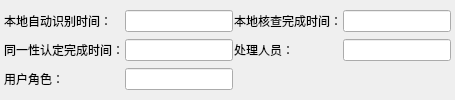
          <widget class="QWidget" name="tab_24">
           <attribute name="title">
            <string>信息日志</string>
           </attribute>
           <layout class="QGridLayout" name="gridLayout_16">
            <property name="leftMargin">
             <number>4</number>
            </property>
            <property name="topMargin">
             <number>4</number>
            </property>
            <property name="rightMargin">
             <number>4</number>
            </property>
            <property name="bottomMargin">
             <number>4</number>
            </property>
            <property name="spacing">
             <number>1</number>
            </property>
            <item row="0" column="0">
             <widget class="QLabel" name="label_87">
              <property name="text">
               <string>本地自动识别时间：</string>
              </property>
             </widget>
            </item>
            <item row="0" column="1">
             <widget class="QLineEdit" name="lineEdit_74"/>
            </item>
            <item row="0" column="2">
             <widget class="QLabel" name="label_88">
              <property name="text">
               <string>本地核查完成时间：</string>
              </property>
             </widget>
            </item>
            <item row="0" column="3">
             <widget class="QLineEdit" name="lineEdit_75"/>
            </item>
            <item row="1" column="0">
             <widget class="QLabel" name="label_89">
              <property name="text">
               <string>同一性认定完成时间：</string>
              </property>
             </widget>
            </item>
            <item row="1" column="1">
             <widget class="QLineEdit" name="lineEdit_76"/>
            </item>
            <item row="1" column="2">
             <widget class="QLabel" name="label_90">
              <property name="text">
               <string>处理人员：</string>
              </property>
             </widget>
            </item>
            <item row="1" column="3">
             <widget class="QLineEdit" name="lineEdit_77"/>
            </item>
            <item row="2" column="0">
             <widget class="QLabel" name="label_91">
              <property name="text">
               <string>用户角色：</string>
              </property>
             </widget>
            </item>
            <item row="2" column="1">
             <widget class="QLineEdit" name="lineEdit_78"/>
            </item>
           </layout>
          </widget>
